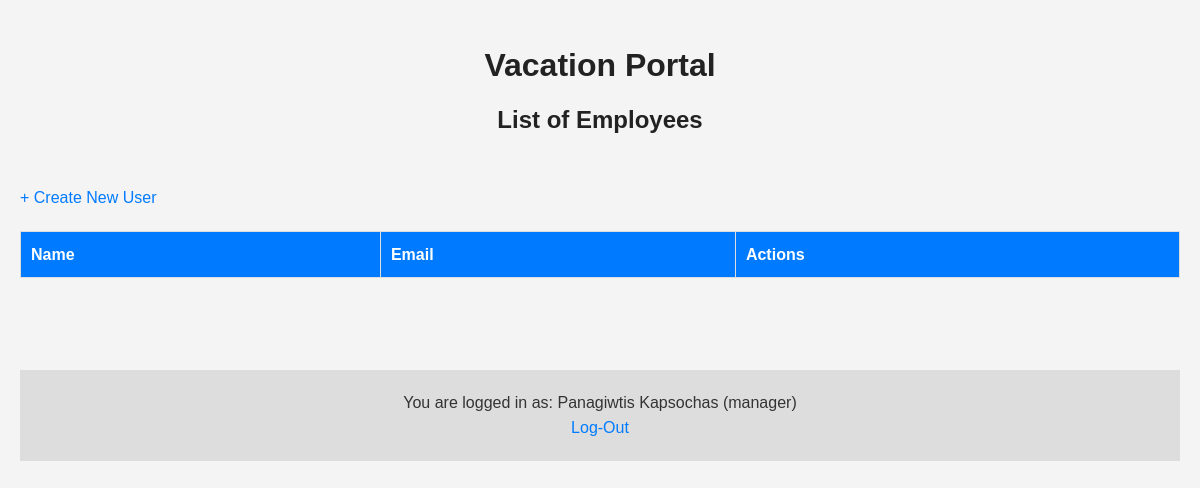
The app's page /manageUsersForm.php (signed in), older data.
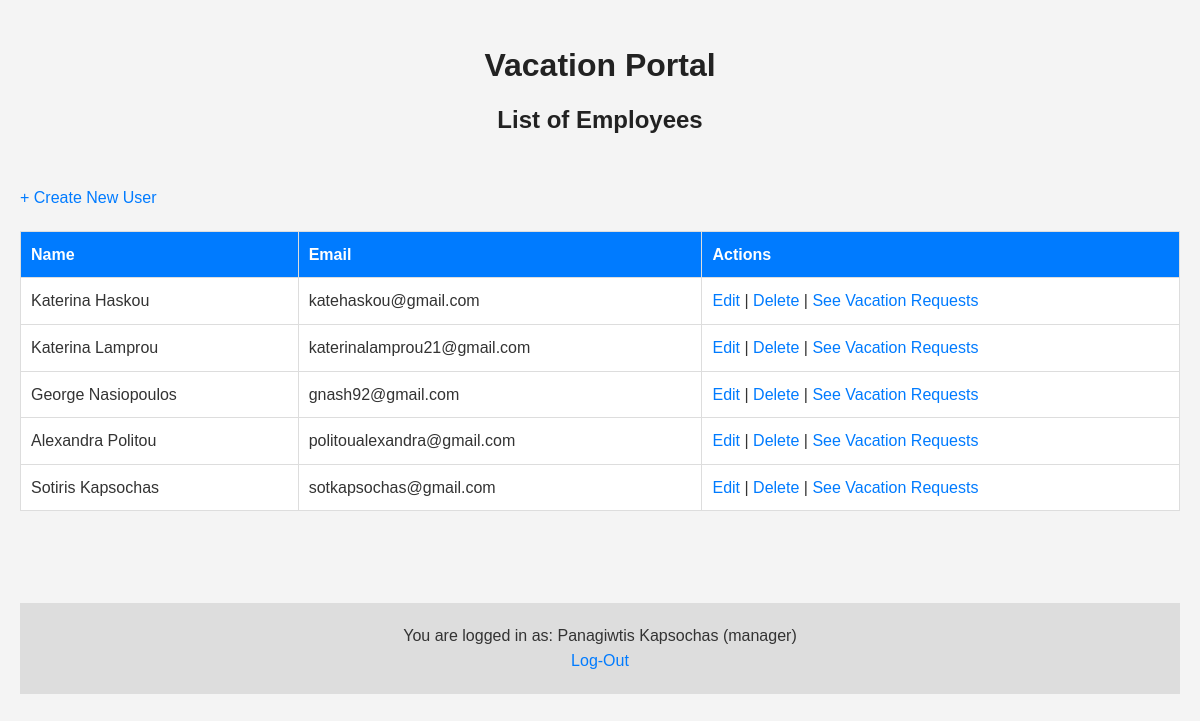
The same page, newer data.
### tables this page shows
CREATE TABLE `users` (
  `employee_code` int(11) NOT NULL,
  `full_name` varchar(100) NOT NULL,
  `email` varchar(100) NOT NULL,
  `password` varchar(255) NOT NULL,
  `role` enum('manager','employee') NOT NULL,
  `manager_code` int(7) NOT NULL
);

### public/manageUsersForm.php (the view, shortened to what this page needs)
<?php
include __DIR__ . '/../src/config.php';
$managerCode = $_SESSION['user_employee_code'];
$stmt = $connection->prepare("SELECT employee_code, full_name, email FROM users WHERE role = 'employee' AND manager_code = ?");
$stmt->bind_param("i", $managerCode);
$stmt->execute();
$result = $stmt->get_result();
?>
<!DOCTYPE html>
<html lang="en">
<head>
</head>
<body>
    <div class="main-title">
        <h1>Vacation Portal</h1>
        <h2>List of Employees</h2>
    </div>
    <br>
    <a href="createUserForm.php">+ Create New User</a><br>
    <table border="1">
        <tr>
            <th>Name</th>
            <th>Email</th>
            <th>Actions</th>
        </tr>
        <?php while ($row = $result->fetch_assoc()): ?>
        <tr>
            <td><?php echo htmlspecialchars($row['full_name']); ?></td>
            <td><?php echo htmlspecialchars($row['email']); ?></td>
            <td>
                <a href="editUserForm.php?id=<?php echo $row['employee_code']; ?>">Edit</a> |
                <a href="deleteUser.php?id=<?php echo $row['employee_code']; ?>" onclick="return confirm('Are you sure?');">Delete</a> |
                <a href="manageRequestsForm.php?employee_code=<?php echo $row['employee_code']; ?>">See Vacation Requests</a>
            </td>
        </tr>
        <?php endwhile; ?>
    </table>
    <br>
    <br>
    <footer>
        <div class="logout">
            <p>You are logged in as: <?php echo $_SESSION['user_full_name'] . " (" . $_SESSION['user_role'] . ")" ?></p>
            <a href="logout.php">Log-Out</a>
        </div>
    </footer>
</body>
</html>

Row changes from the older to the newer data that the page shows:
now on this page (row edited): users: full_name "Katerina Haskou", email "katehaskou@gmail.com"
now on this page (row edited): users: full_name "Katerina Lamprou", email "katerinalamprou21@gmail.com"
now on this page (row edited): users: full_name "George Nasiopoulos", email "gnash92@gmail.com"
now on this page (row edited): users: full_name "Alexandra Politou", email "politoualexandra@gmail.com"
now on this page (row edited): users: full_name "Sotiris Kapsochas", email "sotkapsochas@gmail.com"
